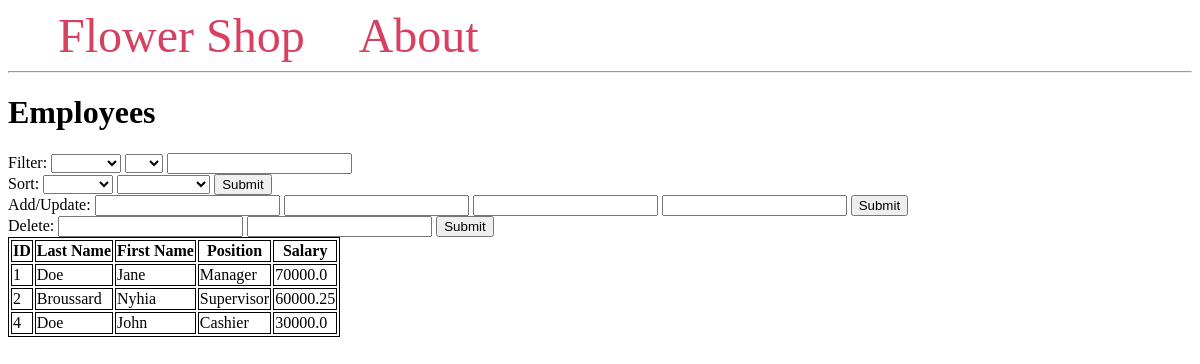
Screenshot of /employee with the database file from the repository.
### tables this page shows
CREATE TABLE employee(
                employeeID INTEGER PRIMARY KEY,
                fname TEXT NOT NULL,
                lname TEXT NOT NULL,
                position TEXT,
                salary REAL NOT NULL CHECK (salary>=0)
            );

### main.py (the view, shortened to what this page needs)
@app.route("/employee", methods=("GET", "POST"))
def employee():
    conn = get_db_connection()
    cursor = conn.cursor()
    db = Database(conn, cursor)
    employees = conn.execute("SELECT * FROM employee").fetchall()
    return render_template("employee.html", employees=employees)

### main.py (called while the page is built)
def get_db_connection():
    conn = sqlite3.connect('flowershopdatabase.db', check_same_thread=False)
    conn.execute("PRAGMA foreign_keys = 1")
    conn.row_factory = sqlite3.Row
    return conn

### templates/employee.html (shortened to what this page needs)
{% extends 'base.html' %}
{% block content %}
    <h1>{% block title %} Employees {% endblock %}</h1>
    <div>
        <form method="post">
            <div>
                <label>Filter:</label>
                <select name="filt_attr">
                    <option value=""></option>
                    <option value="employeeID">ID</option>
                </select>
                <select name="op">
                    <option value=""></option>
                    <option value="=">=</option>
                </select>
                <input type="text" name="value">
            </div>
            <label>Sort:</label>
            <select name="sort_attr" id="sort_attr">
                <option value=""></option>
                <option value="employeeID">ID</option>
            </select>
            <select name="asc" id="asc">
                <option value=""></option>
                <option value="ASC">Ascending</option>
            </select>
            <button type="submit" name="sort" value="sort">Submit</button>
            <div>
                <label>Add/Update:</label>
                <input type="text" name="lname">
                <input type="text" name="fname">
                <input type="text" name="position">
                <input type="text" name="salary">
                <button type="submit" name="add" value="add">Submit</button>
            </div>
            <div>
                <label>Delete:</label>
                <input type="text" name="lname2">
                <input type="text" name="fname2">
                <button type="submit" name="del" value="del">Submit</button>
            </div>
        </form>
    </div>
    <table>
        <tr>
            <th>ID</th>
            <th>Last Name</th>
            <th>First Name</th>
            <th>Position</th>
            <th>Salary</th>
        </tr>
        {% for employee in employees %}
                <tr>
                    <td>{{ employee['employeeID'] }}</td>
                    <td>{{ employee['lname'] }}</td>
                    <td>{{ employee['fname'] }}</td>
                    <td>{{ employee['position'] }}</td>
                    <td>{{ employee['salary'] }}</td>
                </tr>
        {% endfor %}
    </table>
{% endblock %}

### templates/base.html (style rules this page uses)
table, th, td { border: 1px solid black; }

### rows the page displays
employee: employeeID "1", lname "Doe", fname "Jane", position "Manager", salary "70000.0"
employee: employeeID "2", lname "Broussard", fname "Nyhia", position "Supervisor", salary "60000.25"
employee: employeeID "4", lname "Doe", fname "John", position "Cashier", salary "30000.0"
